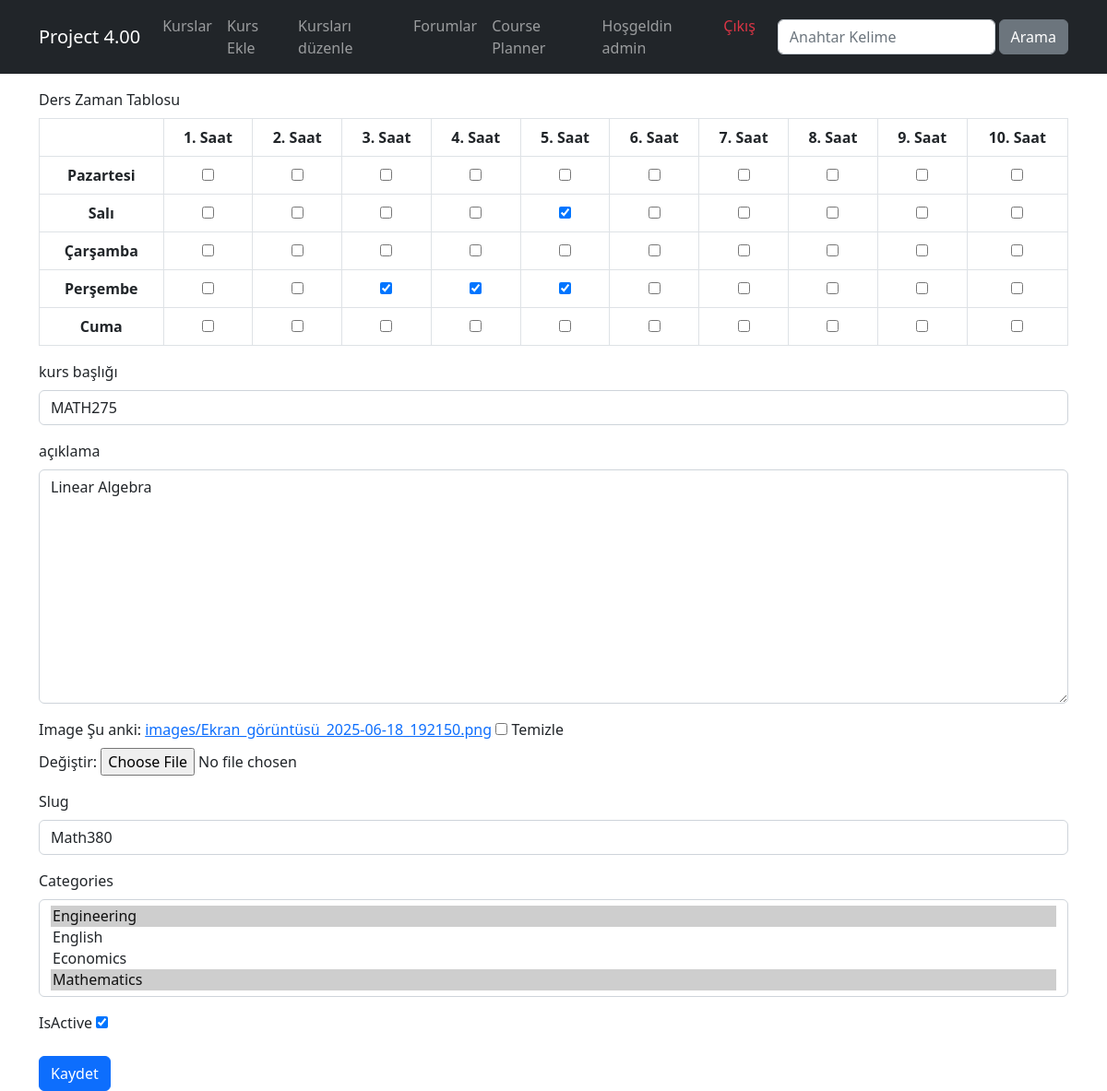
The app's page /kurslar/course-edit/56 (signed in) with its own data.
### courses/models.py (models this page shows, shortened)
class Course(models.Model):
    title = models.CharField(max_length=50, unique=True)
    description = models.TextField()
    image = models.ImageField(upload_to="images",blank=True,default="images/default.jpg")
    date= models.DateField(auto_now=True)
    isActive = models.BooleanField(default=False)
    isHome = models.BooleanField(default=False)
    slug = models.SlugField(default="",blank=True,null=False, unique=True, db_index=True)
    categories = models.ManyToManyField(Category)
    timetable = models.JSONField(default=list, blank=True)
    instructor = models.ForeignKey(
        settings.AUTH_USER_MODEL,
        on_delete=models.SET_NULL,
        null=True,
        blank=True,
        related_name='courses_taught',
        limit_choices_to={'groups__name': 'Instructor'}
    )

### courses/views.py (the view)
# urls.py: path('course-edit/<int:id>', views.course_edit,name="course_edit"),
@user_passes_test(isAdmin)
def course_edit(request, id):
    course = get_object_or_404(Course, pk=id)
    hours = range(1, 11)
    days = [
        (0, "Pazartesi"),
        (1, "Salı"),
        (2, "Çarşamba"),
        (3, "Perşembe"),
        (4, "Cuma"),
    ]
    if request.method == "POST":
        post_data = request.POST.copy()
        if 'timetable' in post_data:
            try:
                post_data['timetable'] = json.loads(post_data['timetable'])
            except Exception:
                post_data['timetable'] = []
        form = CourseEditForm(post_data, request.FILES, instance=course)
        if form.is_valid():
            form.save()
            return redirect("course_list")
    else:
        form = CourseEditForm(instance=course)
    return render(request, "courses/edit-course.html", {"form": form, "hours": hours, "days": days})

### courses/forms.py
class CourseEditForm(forms.ModelForm):
    timetable = JSONListField(widget=HiddenInput(), required=False)
    class Meta:
        model = Course
        fields = ('title','description','image','slug','categories','isActive','timetable')
        labels = {
            'title':"kurs başlığı",
            'description':'açıklama'
        }
        widgets = {
            "title": TextInput(attrs={"class":"form-control"}),
            "description": Textarea(attrs={"class":"form-control"}),
            "slug": TextInput(attrs={"class":"form-control"}),
            "categories": SelectMultiple(attrs={"class":"form-control"})
        }
        error_messages = {
            "title": {
                "required":"kurs başlığı girmelisiniz.",
                "max_length": "maksimum 50 karakter girmelisiniz"
            },
            "description": {
                "required":"kurs açıklaması gereklidir."
            }
        }

### courses/models.py (called while the page is built)
    def __str__(self):
        return f"{self.name}"

### courses/templatetags/course_extras.py (called while the page is built)
@register.filter
def if_in_group(user, group_name):
    return user.groups.filter(name=group_name).exists()

### courses/views.py (called while the page is built)
def isAdmin(user):
    return user.is_superuser

### courses/templates/courses/edit-course.html (shortened to what this page needs)
{% extends 'layout.html' %}
{% load static %}
{% block css_files %}
    <link rel="stylesheet" href="{% static 'courses/css/style.css' %}">
{% endblock %}
{% block content %}
    <div class="container mt-3">
        <div class="row">
            <div class="col-12">
                <form method="POST" novalidate enctype="multipart/form-data">
                    <div class="mb-3">
                        <label class="form-label">Ders Zaman Tablosu</label>
                        <table id="timetable-grid" class="table table-bordered text-center">
                            <thead>
                                <tr>
                                    <th></th>
                                    {% for hour in hours %}
                                        <th>{{ hour }}. Saat</th>
                                    {% endfor %}
                                </tr>
                            </thead>
                            <tbody>
                                {% for day in days %}
                                <tr>
                                    <th>{{ day.1 }}</th>
                                    {% for hour in hours %}
                                        <td>
                                            <input type="checkbox" class="timetable-checkbox" data-day="{{ day.0 }}" data-hour="{{ forloop.counter0 }}">
                                        </td>
                                    {% endfor %}
                                </tr>
                                {% endfor %}
                            </tbody>
                        </table>
                    </div>
                    {% for field in form %}
                        {% if field.name != "timetable" %}
                        <div class="mb-3 {% if field.errors %} invalid {% endif %}">
                            <label class="form-label" for="{{field.id_for_label}}">{{ field.label }}</label>
                            {{ field }}
                        </div>
                        {% endif %}
                    {% endfor %}
                    <button class="btn btn-primary" type="submit">Kaydet</button>
                </form>
            </div>
        </div>
    </div>
{% endblock %}

### templates/partials/_nav.html (shortened to what this page needs)
{% load course_extras %}
<nav class="navbar navbar-expand-lg bg-dark navbar-dark">
    <div class="container">
        <a href="{% url 'index' %}" class="navbar-brand">Project 4.00 </a>
        <div class="collapse navbar-collapse" id="navbar">
            <ul class="navbar-nav me-auto">
            <li class="nav-item">
                <a href="{% url 'index' %}" class="nav-link">Kurslar</a>
            </li>
            {% if user.is_superuser %}
            <li class="nav-item">
                <a href="{% url 'create_course' %}" class="nav-link">Kurs Ekle</a>
            </li>
            <li class="nav-item">
                <a href="{% url 'course_list' %}" class="nav-link">Kursları düzenle</a>
            </li>
            {% endif %}
            {% if user.is_authenticated %}
            <li class="nav-item">
                <a href="{% url 'forum' %}" class="nav-link">Forumlar</a>
            </li>
            {% endif %}
            <li class="nav-item">
                <a href="{% url 'planner' %}" class="nav-link">Course Planner</a>
            </li>
            </ul>
            <ul class="navbar-nav me-3">
                {% if user.is_authenticated %}
                    <li class="nav-item">
                        <a href="" class="nav-link">Hoşgeldin {{user.username}}</a>
                    </li>
                    <li class="nav-item">
                        <a href="{% url 'user_logout' %}" class="nav-link       text-danger">Çıkış</a>
                    </li>
                {% endif %}
            </ul>
            <form class="d-flex" action="{% url 'search' %}">
            <input class="form-control me-1" type="text" name="q" placeholder="Anahtar Kelime">
            <button type="submit" class="btn btn-secondary">Arama</button>
            </form>
        </div>
    </div>
</nav>

### records on screen
Course: form "MATH275" "Linear Algebra" "Math380" "☑"

### other values on screen
{{ user.username }} "admin"
{{ hour }} "1" "2" "3" "4" "5" "6" "7" "8" "9" "10"
{{ day.1 }} "Pazartesi" "Salı" "Çarşamba" "Perşembe" "Cuma"
{{ field.label }} "kurs başlığı" "açıklama" "Image" "Slug" "Categories" "IsActive"
